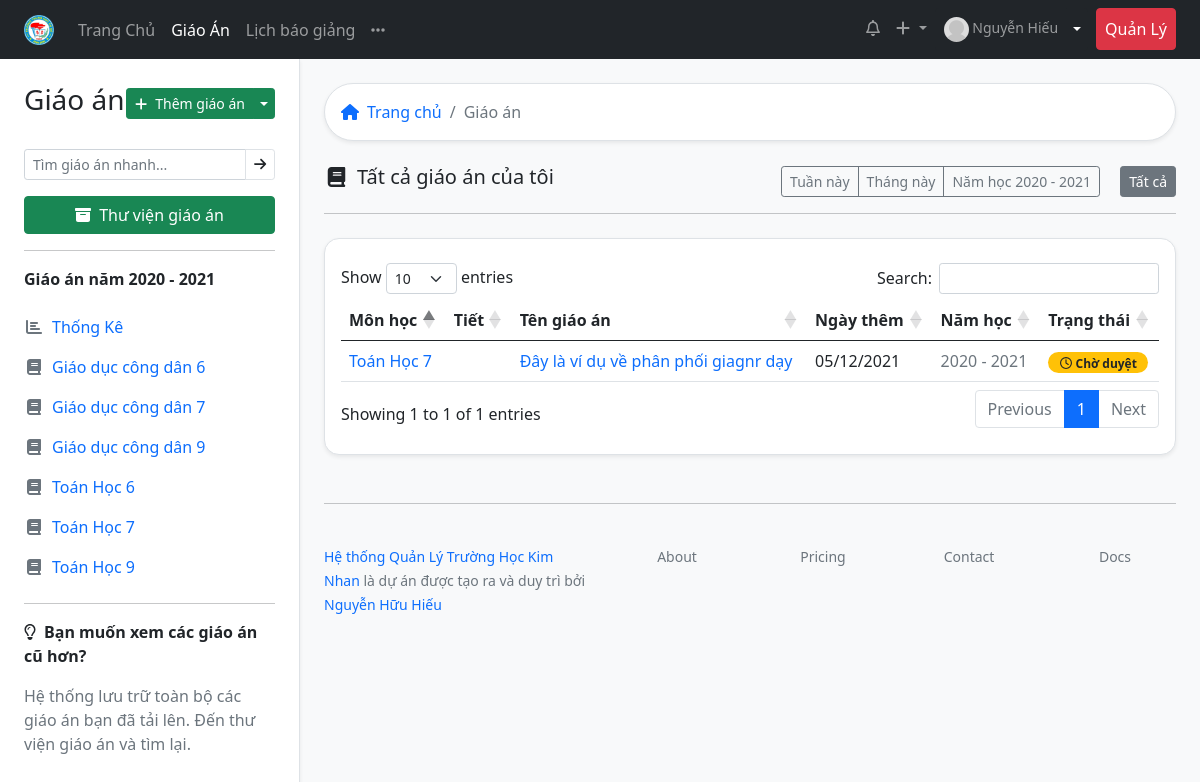
The page /lessons/ (signed in) on the database as committed earlier.
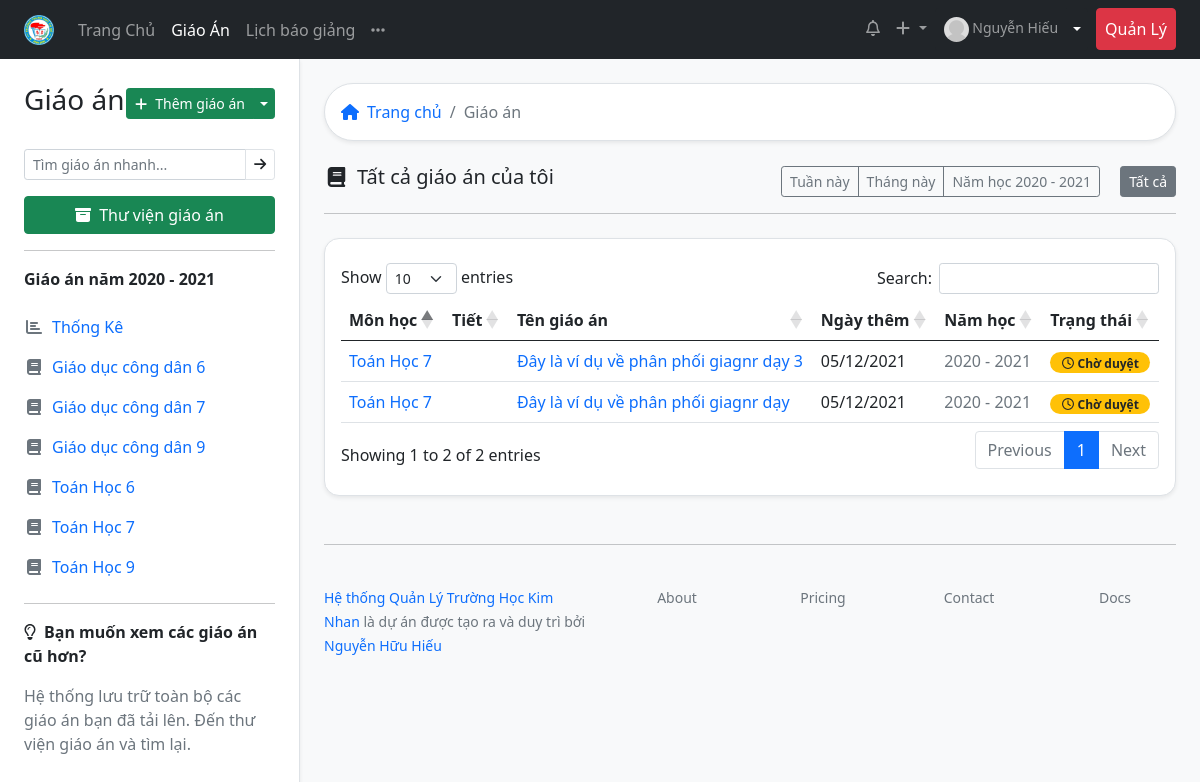
The same page on the database as committed later.
### lessonmanagement/models.py (models this page shows, shortened)
class Lesson(models.Model):
    title = models.CharField(max_length=200)
    lesson_path = models.FileField(blank=True, null=True)
    upload_time = models.DateTimeField(blank=True, null=True)
    edit_time = models.DateTimeField(blank=True, null=True)
    LEVEL_CHOICES = [
        (6, 6),
        (7, 7),
        (8, 8),
        (9, 9)
    ]
    level = models.IntegerField(choices=LEVEL_CHOICES)
    description = models.CharField(max_length=200, null=True, blank=True)
    teacher = models.ForeignKey(Teacher, on_delete=models.CASCADE)
    subject = models.ForeignKey(Subject, on_delete=models.CASCADE)
    number_lesson = models.IntegerField(help_text="Bài giảng số mấy")
    schoolyear = models.ForeignKey("Schoolyear", on_delete=models.CASCADE, blank=True, null=True)
    classyear = models.ManyToManyField(Classyear, through="LessonClassyear")
    STATUS_CHOICES = [
    ('pending', 'Chờ duyệt'),
    ('acept', 'Đã duyệt'),
    ('deny', 'Bị từ chối'),
    ]
    status = models.CharField(max_length=10, blank=True, choices=STATUS_CHOICES ,default='pending')
    checker = models.ForeignKey(Teacher, related_name="lesson_checker" ,on_delete=models.SET_NULL, null=True, blank=True)
    check_date = models.DateTimeField(auto_now=True)
    note_checker = models.CharField(max_length=200, blank=True)
    class Meta:
        verbose_name = "Giáo Án"
        verbose_name_plural = "Giáo Án"
        ordering = ["-upload_time"]
        unique_together = ['level', 'subject', 'number_lesson']

class SchoolAbstract(models.Model):
    title = models.CharField(max_length=50, verbose_name="Tiêu đề")
    description = models.CharField(max_length=200, verbose_name="Mô tả sơ lược", blank=True)
    cover = models.ImageField(upload_to="coverimages/", verbose_name="Ảnh bìa", null = True, blank = True)
    class Meta:
        abstract = True
    def __str__(self):
        return self.title

class Subject(SchoolAbstract):
    group = models.ForeignKey("GroupSubject",on_delete=models.SET_NULL, null=True, blank=True, verbose_name='Bộ môn')
    subject_slug = models.SlugField(max_length=50, null=True, blank=True)
    class Meta:
        verbose_name = "Môn học"
        verbose_name_plural = "Môn học"

class Schoolyear(models.Model):
    start_date = models.DateField(help_text="Ngày bắt đầu năm học",  unique_for_year='start_date' )
    end_date = models.DateField(blank=True, null=True)
    spring_start = models.DateTimeField(help_text="Giờ mùa hè. Buổi sáng bắt đầu từ ngày nào, mấy giờ", blank=True, null=True)
    winter_start = models.DateTimeField(help_text="Giờ mùa đông. Buổi sáng bắt đầu từ ngày nào, mấy giờ", blank=True, null=True)
    class Meta:
        verbose_name = "Năm học"
        verbose_name_plural = "Năm học"
    def __str__(self):
        return '%s - %s' % (self.start_date.year, self.start_date.year + 1)

### lessonmanagement/views.py (the view)
# urls.py: path('lessons/', views.alllessons, name="alllessons"),
@login_required
def alllessons(request):
    lesson_list = Lesson.objects.filter(teacher=request.user.teacher.id).order_by('-upload_time')
    context = {'lesson_list': lesson_list}
    return render(request, 'all_lessons.html', context)

### lessonmanagement/models.py (called while the page is built)
    def full_name(self):
        return ('%s %s') % (self.firstname, self.lastname)

    def schoolyear(self):
        now = datetime.datetime.now()
        if now.month < 9:
            return ('%s - %s') % (now.year - 1, now.year)
        else:
            return ('%s - %s') % (now.year, now.year+1)

    def lesson_list(self):
        return self.lesson_set.filter(teacher = self.user.id)

    def subject_classyear_list(self):
        return self.subjectclassyear_set.filter(is_teach_now = True).order_by('subject__title').values('subject__title', 'classyear__startyear','subject__group__title').distinct()

### lessonmanagement/templatetags/lessonmanagement_extras.py (called while the page is built)
@register.filter
def classlevel(value):
    now = datetime.datetime.now()
    i = 0
    if (now.month < 9):
        i =  (now.year - value) + 5
    else:
        i = (now.year - value) + 6
    if i in [6,7,8,9]:
        return i
    else:
        return value

@register.filter
def schoolyear(value):
    now = datetime.datetime.now()
    if (now.month < 9):
        return now.year -1
    else:
        return now.year

### lessonmanagement/templates/all_lessons.html
{% extends 'base_withsidebar.html' %}
{% block content %}
{% load static %}
{% load lessonmanagement_extras %}
{% with teacher=request.user.teacher %}
<div class="bg-white border shadow-sm p-3 rounded-pill mb-4">
  <nav aria-label="breadcrumb">
    <ol class="breadcrumb m-0 ">
      <li class="breadcrumb-item"><a href="{% url 'index' %}" class="text-decoration-none"><i class="fas fa-home me-2"></i>Trang chủ</a></li>
      <li class="breadcrumb-item active"> Giáo án</li>
    </ol>
  </nav>
</div>
{% if request.user.teacher.lesson_list %}
<div class="d-flex justify-content-between align-items-center" >
<h5><i class="fas fa-book fa-fw me-2 "></i>Tất cả giáo án của tôi</h5>
<div>
  <div class="btn-group me-3" role="group" aria-label="Button group with nested dropdown">
    <a href="#" class="btn btn-sm btn-outline-secondary">Tuần này</a>
    <a href="#" class="btn btn-sm btn-outline-secondary">Tháng này</a>
    <a href="{% url 'lessons_toyear' sdf|schoolyear  %}" class="btn btn-sm btn-outline-secondary">Năm học {{ teacher.schoolyear }}</a>
  </div>
  <button type="button" class="btn btn-sm btn-secondary">Tất cả</button>
</div>
</div>
<hr class="mb-4">
            <div class="border py-4 px-3 rounded-15 shadow-sm bg-white">
                {% include "table/table_all.html" %}
            </div>
            {% else %}
            {% include 'empty_lesson.html' %}
            {% endif %}
        {% endwith %}
  {% endblock %}

### lessonmanagement/templates/sidebar.html (shortened to what this page needs)
{% load lessonmanagement_extras %}
{% with teacher=request.user.teacher %}
<div class="position-sticky top-0 start-0 pt-4">
    <div class="d-flex justify-content-between mb-4 align-items-center">
      <h3>Giáo án</h3>
<div class="btn-group">
  <a href="{% url 'addlesson' %}" class="btn btn-sm btn-success"><i class="fas fa-plus me-2"></i>Thêm giáo án</a>
  <button type="button" class="btn btn-sm btn-success dropdown-toggle dropdown-toggle-split" data-bs-toggle="dropdown" aria-expanded="false">
  </button>
</div>
      </div>
        <div class="input-group input-group-sm mb-3">
        <input type="search" class="form-control " list="datalistOptions" id="quicksearch" placeholder="Tìm giáo án nhanh..." aria-describedby="button-addon2" name="search" >
          <a href="" class="btn border" id="button-addon2"><i class="fas fa-arrow-right"></i></a>
        </div>
      <a href="{% url 'alllessons' %}" class="btn  btn-success w-100"><i class="fas fa-archive me-2"></i>Thư viện giáo án </a>
      <div class="list-group">
        <hr >
      <span class="fw-bold mb-3">Giáo án năm {{ teacher.schoolyear }} </span>
      <a href="{% url 'lessondashboard' %}" class="list-group-item list-group-item-action border-0 text-primary ps-0 {% if request.path == '/lessondashboard/' %} fw-bold {% endif %}"><i class="fas fa-chart-bar me-2 text-muted  fa-fw "></i>Thống Kê</a>
        {% for i in teacher.subject_classyear_list %}
     <a href="{% url 'lessons_subject_level' i.subject__title|slugify i.classyear__startyear|classlevel %}" class="list-group-item list-group-item-action border-0 text-primary ps-0"><i class="fas fa-book fa-fw me-2 text-muted"></i>{{ i.subject__title }} {{ i.classyear__startyear|classlevel }} </a>
        {% endfor %}
        <hr>
        <span class="fw-bold mb-3"><i class="far fa-lightbulb me-2"></i>Bạn muốn xem các giáo án cũ hơn?</span>
        <p class="text-muted pe-3">Hệ thống lưu trữ toàn bộ các giáo án bạn đã tải lên. Đến thư viện giáo án và tìm lại.</p>
      </div>
    </div>
  {% endwith %}

### lessonmanagement/templates/table/table_all.html (shortened to what this page needs)
<table id="exampletable" class="table table-hover  " style="width:100%">
    <thead >
        <tr>
            <th>Môn học</th>
            <th>Tiết</th>
            <th>Tên giáo án</th>
            <th>Ngày thêm</th>
            <th>Năm học</th>
            <th>Trạng thái</th>
        </tr>
    </thead>
    <tbody>
        {% for lesson in lesson_list %}
        <tr>
            <td> <a href="{% url 'lessons_subject_level' lesson.subject|slugify lesson.level %}" class="text-decoration-none"> {{ lesson.subject }} {{ lesson.level }} </a>
            </td>
            <td>
            </td>
            <td><a href="{% url 'lesson' lesson.id %}" class="text-decoration-none">{{ lesson.title }}  </a></td>
            <td> {{ lesson.upload_time|date:"SHORT_DATE_FORMAT"}}</td>
            <td class="text-muted" >{{ lesson.schoolyear }}</td>
            <td>                    {% if lesson.status == "pending" %}
                <span class="badge bg-warning text-dark rounded-pill" style="width: 100px;"><i class="far fa-clock me-1"></i>{{ lesson.get_status_display}}</span>
                {% elif lesson.status == "acept" %}
                <span class="badge bg-success  rounded-pill"  style="width: 100px;"><i class="fas fa-check me-1"></i>{{ lesson.get_status_display}}</span>
                 {% elif lesson.status == "deny" %}
                 <span class="badge bg-danger  rounded-pill"  style="width: 100px;"><i class="fas fa-times me-1"></i>{{ lesson.get_status_display}}</span>
                {% endif %} </td>
        </tr>
        {% endfor %}
    </tbody>
</table>

Rows that differ between the two databases and show on the page:
added Lesson: subject "Toán Học", level "7", title "Đây là ví dụ về phân phối giagnr dạy 3", upload_time "05/12/2021", schoolyear "2020 - 2021", status "Chờ duyệt"
Other text that changed with them:
text written by a page script: "Show entries Search: Showing 1 to 1 of 1 entries Previous 1 Next" → "Show entries Search: Showing 1 to 2 of 2 entries Previous 1 Next"
